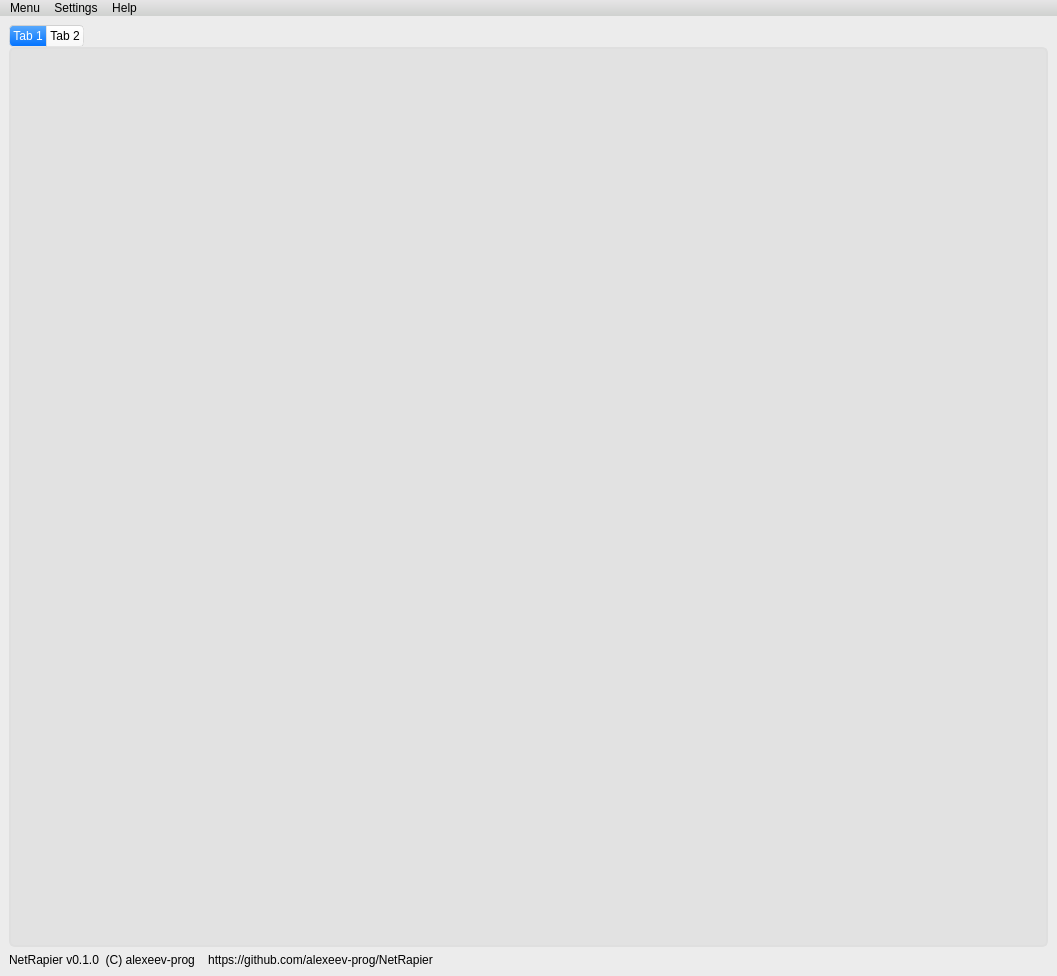
<?xml version="1.0" encoding="UTF-8"?>
<ui version="4.0">
 <class>MainWindow</class>
 <widget class="QMainWindow" name="MainWindow">
  <property name="geometry">
   <rect>
    <x>0</x>
    <y>0</y>
    <width>1057</width>
    <height>976</height>
   </rect>
  </property>
  <property name="windowTitle">
   <string>MainWindow</string>
  </property>
  <property name="styleSheet">
   <string notr="true">/*
Aqua Style Sheet for QT Applications
Author: Jaime A. Quiroga P.
Company: GTRONICK
Last updated: 22/01/2019, 07:55.
Available at: https://github.com/GTRONICK/QSS/blob/master/Aqua.qss
*/
QMainWindow {
	background-color:#ececec;
}
QTextEdit {
	border-width: 1px;
	border-style: solid;
	border-color: qlineargradient(spread:pad, x1:0.5, y1:1, x2:0.5, y2:0, stop:0 rgba(0, 113, 255, 255), stop:1 rgba(91, 171, 252, 255));
}
QPlainTextEdit {
	border-width: 1px;
	border-style: solid;
	border-color: qlineargradient(spread:pad, x1:0.5, y1:1, x2:0.5, y2:0, stop:0 rgba(0, 113, 255, 255), stop:1 rgba(91, 171, 252, 255));
}
QToolButton {
	border-style: solid;
	border-top-color: qlineargradient(spread:pad, x1:0.5, y1:1, x2:0.5, y2:0, stop:0 rgb(215, 215, 215), stop:1 rgb(222, 222, 222));
	border-right-color: qlineargradient(spread:pad, x1:0, y1:0.5, x2:1, y2:0.5, stop:0 rgb(217, 217, 217), stop:1 rgb(227, 227, 227));
	border-left-color: qlineargradient(spread:pad, x1:0, y1:0.5, x2:1, y2:0.5, stop:0 rgb(227, 227, 227), stop:1 rgb(217, 217, 217));
	border-bottom-color: qlineargradient(spread:pad, x1:0.5, y1:1, x2:0.5, y2:0, stop:0 rgb(215, 215, 215), stop:1 rgb(222, 222, 222));
	border-width: 1px;
	border-radius: 5px;
	color: rgb(0,0,0);
	padding: 2px;
	background-color: rgb(255,255,255);
}
QToolButton:hover{
	border-style: solid;
	border-top-color: qlineargradient(spread:pad, x1:0.5, y1:1, x2:0.5, y2:0, stop:0 rgb(195, 195, 195), stop:1 rgb(222, 222, 222));
	border-right-color: qlineargradient(spread:pad, x1:0, y1:0.5, x2:1, y2:0.5, stop:0 rgb(197, 197, 197), stop:1 rgb(227, 227, 227));
	border-left-color: qlineargradient(spread:pad, x1:0, y1:0.5, x2:1, y2:0.5, stop:0 rgb(227, 227, 227), stop:1 rgb(197, 197, 197));
	border-bottom-color: qlineargradient(spread:pad, x1:0.5, y1:1, x2:0.5, y2:0, stop:0 rgb(195, 195, 195), stop:1 rgb(222, 222, 222));
	border-width: 1px;
	border-radius: 5px;
	color: rgb(0,0,0);
	padding: 2px;
	background-color: rgb(255,255,255);
}
QToolButton:pressed{
	border-style: solid;
	border-top-color: qlineargradient(spread:pad, x1:0.5, y1:1, x2:0.5, y2:0, stop:0 rgb(215, 215, 215), stop:1 rgb(222, 222, 222));
	border-right-color: qlineargradient(spread:pad, x1:0, y1:0.5, x2:1, y2:0.5, stop:0 rgb(217, 217, 217), stop:1 rgb(227, 227, 227));
	border-left-color: qlineargradient(spread:pad, x1:0, y1:0.5, x2:1, y2:0.5, stop:0 rgb(227, 227, 227), stop:1 rgb(217, 217, 217));
	border-bottom-color: qlineargradient(spread:pad, x1:0.5, y1:1, x2:0.5, y2:0, stop:0 rgb(215, 215, 215), stop:1 rgb(222, 222, 222));
	border-width: 1px;
	border-radius: 5px;
	color: rgb(0,0,0);
	padding: 2px;
	background-color: rgb(142,142,142);
}
QPushButton{
	border-style: solid;
	border-top-color: qlineargradient(spread:pad, x1:0.5, y1:1, x2:0.5, y2:0, stop:0 rgb(215, 215, 215), stop:1 rgb(222, 222, 222));
	border-right-color: qlineargradient(spread:pad, x1:0, y1:0.5, x2:1, y2:0.5, stop:0 rgb(217, 217, 217), stop:1 rgb(227, 227, 227));
	border-left-color: qlineargradient(spread:pad, x1:0, y1:0.5, x2:1, y2:0.5, stop:0 rgb(227, 227, 227), stop:1 rgb(217, 217, 217));
	border-bottom-color: qlineargradient(spread:pad, x1:0.5, y1:1, x2:0.5, y2:0, stop:0 rgb(215, 215, 215), stop:1 rgb(222, 222, 222));
	border-width: 1px;
	border-radius: 5px;
	color: rgb(0,0,0);
	padding: 2px;
	background-color: rgb(255,255,255);
}
QPushButton::default{
	border-style: solid;
	border-top-color: qlineargradient(spread:pad, x1:0.5, y1:1, x2:0.5, y2:0, stop:0 rgb(215, 215, 215), stop:1 rgb(222, 222, 222));
	border-right-color: qlineargradient(spread:pad, x1:0, y1:0.5, x2:1, y2:0.5, stop:0 rgb(217, 217, 217), stop:1 rgb(227, 227, 227));
	border-left-color: qlineargradient(spread:pad, x1:0, y1:0.5, x2:1, y2:0.5, stop:0 rgb(227, 227, 227), stop:1 rgb(217, 217, 217));
	border-bottom-color: qlineargradient(spread:pad, x1:0.5, y1:1, x2:0.5, y2:0, stop:0 rgb(215, 215, 215), stop:1 rgb(222, 222, 222));
	border-width: 1px;
	border-radius: 5px;
	color: rgb(0,0,0);
	padding: 2px;
	background-color: rgb(255,255,255);
}
QPushButton:hover{
	border-style: solid;
	border-top-color: qlineargradient(spread:pad, x1:0.5, y1:1, x2:0.5, y2:0, stop:0 rgb(195, 195, 195), stop:1 rgb(222, 222, 222));
	border-right-color: qlineargradient(spread:pad, x1:0, y1:0.5, x2:1, y2:0.5, stop:0 rgb(197, 197, 197), stop:1 rgb(227, 227, 227));
	border-left-color: qlineargradient(spread:pad, x1:0, y1:0.5, x2:1, y2:0.5, stop:0 rgb(227, 227, 227), stop:1 rgb(197, 197, 197));
	border-bottom-color: qlineargradient(spread:pad, x1:0.5, y1:1, x2:0.5, y2:0, stop:0 rgb(195, 195, 195), stop:1 rgb(222, 222, 222));
	border-width: 1px;
	border-radius: 5px;
	color: rgb(0,0,0);
	padding: 2px;
	background-color: rgb(255,255,255);
}
QPushButton:pressed{
	border-style: solid;
	border-top-color: qlineargradient(spread:pad, x1:0.5, y1:1, x2:0.5, y2:0, stop:0 rgb(215, 215, 215), stop:1 rgb(222, 222, 222));
	border-right-color: qlineargradient(spread:pad, x1:0, y1:0.5, x2:1, y2:0.5, stop:0 rgb(217, 217, 217), stop:1 rgb(227, 227, 227));
	border-left-color: qlineargradient(spread:pad, x1:0, y1:0.5, x2:1, y2:0.5, stop:0 rgb(227, 227, 227), stop:1 rgb(217, 217, 217));
	border-bottom-color: qlineargradient(spread:pad, x1:0.5, y1:1, x2:0.5, y2:0, stop:0 rgb(215, 215, 215), stop:1 rgb(222, 222, 222));
	border-width: 1px;
	border-radius: 5px;
	color: rgb(0,0,0);
	padding: 2px;
	background-color: rgb(142,142,142);
}
QPushButton:disabled{
	border-style: solid;
	border-top-color: qlineargradient(spread:pad, x1:0.5, y1:1, x2:0.5, y2:0, stop:0 rgb(215, 215, 215), stop:1 rgb(222, 222, 222));
	border-right-color: qlineargradient(spread:pad, x1:0, y1:0.5, x2:1, y2:0.5, stop:0 rgb(217, 217, 217), stop:1 rgb(227, 227, 227));
	border-left-color: qlineargradient(spread:pad, x1:0, y1:0.5, x2:1, y2:0.5, stop:0 rgb(227, 227, 227), stop:1 rgb(217, 217, 217));
	border-bottom-color: qlineargradient(spread:pad, x1:0.5, y1:1, x2:0.5, y2:0, stop:0 rgb(215, 215, 215), stop:1 rgb(222, 222, 222));
	border-width: 1px;
	border-radius: 5px;
	color: #808086;
	padding: 2px;
	background-color: rgb(142,142,142);
}
QLineEdit {
	border-width: 1px; border-radius: 4px;
	border-style: solid;
	border-color: qlineargradient(spread:pad, x1:0.5, y1:1, x2:0.5, y2:0, stop:0 rgba(0, 113, 255, 255), stop:1 rgba(91, 171, 252, 255));
}
QLabel {
	color: #000000;
}
QLCDNumber {
	color: rgb(0, 113, 255, 255);
}
QProgressBar {
	text-align: center;
	color: rgb(240, 240, 240);
	border-width: 1px; 
	border-radius: 10px;
	border-color: rgb(230, 230, 230);
	border-style: solid;
	background-color:rgb(207,207,207);
}
QProgressBar::chunk {
	background-color: qlineargradient(spread:pad, x1:0.5, y1:1, x2:0.5, y2:0, stop:0 rgba(49, 147, 250, 255), stop:1 rgba(34, 142, 255, 255));
	border-radius: 10px;
}
QMenuBar {
	background-color: qlineargradient(spread:pad, x1:0.5, y1:1, x2:0.5, y2:0, stop:0 rgba(207, 209, 207, 255), stop:1 rgba(230, 229, 230, 255));
}
QMenuBar::item {
	color: #000000;
  	spacing: 3px;
  	padding: 1px 4px;
	background-color: qlineargradient(spread:pad, x1:0.5, y1:1, x2:0.5, y2:0, stop:0 rgba(207, 209, 207, 255), stop:1 rgba(230, 229, 230, 255));
}

QMenuBar::item:selected {
  	background-color: qlineargradient(spread:pad, x1:0.5, y1:1, x2:0.5, y2:0, stop:0 rgba(0, 113, 255, 255), stop:1 rgba(91, 171, 252, 255));
	color: #FFFFFF;
}
QMenu::item:selected {
	border-style: solid;
	border-top-color: transparent;
	border-right-color: transparent;
	border-left-color: qlineargradient(spread:pad, x1:0.5, y1:1, x2:0.5, y2:0, stop:0 rgba(0, 113, 255, 255), stop:1 rgba(91, 171, 252, 255));
	border-bottom-color: transparent;
	border-left-width: 2px;
	color: #000000;
	padding-left:15px;
	padding-top:4px;
	padding-bottom:4px;
	padding-right:7px;
}
QMenu::item {
	border-style: solid;
	border-top-color: transparent;
	border-right-color: transparent;
	border-left-color: transparent;
	border-bottom-color: transparent;
	border-bottom-width: 1px;
	color: #000000;
	padding-left:17px;
	padding-top:4px;
	padding-bottom:4px;
	padding-right:7px;
}
QTabWidget {
	color:rgb(0,0,0);
	background-color:#000000;
}
QTabWidget::pane {
		border-color: rgb(223,223,223);
		background-color:rgb(226,226,226);
		border-style: solid;
		border-width: 2px;
    	border-radius: 6px;
}
QTabBar::tab:first {
	border-style: solid;
	border-left-width:1px;
	border-right-width:0px;
	border-top-width:1px;
	border-bottom-width:1px;
	border-top-color: rgb(209,209,209);
	border-left-color: qlineargradient(spread:pad, x1:0.5, y1:1, x2:0.5, y2:0, stop:0 rgba(209, 209, 209, 209), stop:1 rgba(229, 229, 229, 229));
	border-bottom-color: rgb(229,229,229);
	border-top-left-radius: 4px;
	border-bottom-left-radius: 4px;
	color: #000000;
	padding: 3px;
	margin-left:0px;
	background-color: qlineargradient(spread:pad, x1:0.5, y1:1, x2:0.5, y2:0, stop:0 rgba(247, 247, 247, 255), stop:1 rgba(255, 255, 255, 255));
}
QTabBar::tab:last {
	border-style: solid;
	border-width:1px;
	border-top-color: rgb(209,209,209);
	border-left-color: qlineargradient(spread:pad, x1:0.5, y1:1, x2:0.5, y2:0, stop:0 rgba(209, 209, 209, 209), stop:1 rgba(229, 229, 229, 229));
	border-right-color: qlineargradient(spread:pad, x1:0.5, y1:1, x2:0.5, y2:0, stop:0 rgba(209, 209, 209, 209), stop:1 rgba(229, 229, 229, 229));
	border-bottom-color: rgb(229,229,229);
	border-top-right-radius: 4px;
	border-bottom-right-radius: 4px;
	color: #000000;
	padding: 3px;
	margin-left:0px;
	background-color: qlineargradient(spread:pad, x1:0.5, y1:1, x2:0.5, y2:0, stop:0 rgba(247, 247, 247, 255), stop:1 rgba(255, 255, 255, 255));
}
QTabBar::tab {
	border-style: solid;
	border-top-width:1px;
	border-bottom-width:1px;
	border-left-width:1px;
	border-top-color: rgb(209,209,209);
	border-left-color: qlineargradient(spread:pad, x1:0.5, y1:1, x2:0.5, y2:0, stop:0 rgba(209, 209, 209, 209), stop:1 rgba(229, 229, 229, 229));
	border-bottom-color: rgb(229,229,229);
	color: #000000;
	padding: 3px;
	margin-left:0px;
	background-color: qlineargradient(spread:pad, x1:0.5, y1:1, x2:0.5, y2:0, stop:0 rgba(247, 247, 247, 255), stop:1 rgba(255, 255, 255, 255));
}
QTabBar::tab:selected, QTabBar::tab:last:selected, QTabBar::tab:hover {
  	border-style: solid;
  	border-left-width:1px;
	border-right-color: transparent;
	border-top-color: rgb(209,209,209);
	border-left-color: qlineargradient(spread:pad, x1:0.5, y1:1, x2:0.5, y2:0, stop:0 rgba(209, 209, 209, 209), stop:1 rgba(229, 229, 229, 229));
	border-bottom-color: rgb(229,229,229);
	color: #FFFFFF;
	padding: 3px;
	margin-left:0px;
	background-color: qlineargradient(spread:pad, x1:0.5, y1:1, x2:0.5, y2:0, stop:0 rgba(0, 113, 255, 255), stop:1 rgba(91, 171, 252, 255));
}

QTabBar::tab:selected, QTabBar::tab:first:selected, QTabBar::tab:hover {
  	border-style: solid;
  	border-left-width:1px;
  	border-bottom-width:1px;
  	border-top-width:1px;
	border-right-color: transparent;
	border-top-color: rgb(209,209,209);
	border-left-color: qlineargradient(spread:pad, x1:0.5, y1:1, x2:0.5, y2:0, stop:0 rgba(209, 209, 209, 209), stop:1 rgba(229, 229, 229, 229));
	border-bottom-color: rgb(229,229,229);
	color: #FFFFFF;
	padding: 3px;
	margin-left:0px;
	background-color: qlineargradient(spread:pad, x1:0.5, y1:1, x2:0.5, y2:0, stop:0 rgba(0, 113, 255, 255), stop:1 rgba(91, 171, 252, 255));
}

QCheckBox {
	color: #000000;
	padding: 2px;
}
QCheckBox:disabled {
	color: #808086;
	padding: 2px;
}

QCheckBox:hover {
	border-radius:4px;
	border-style:solid;
	padding-left: 1px;
	padding-right: 1px;
	padding-bottom: 1px;
	padding-top: 1px;
	border-width:1px;
	border-color: transparent;
}
QCheckBox::indicator:checked {

	height: 10px;
	width: 10px;
	border-style:solid;
	border-width: 1px;
	border-color: qlineargradient(spread:pad, x1:0.5, y1:1, x2:0.5, y2:0, stop:0 rgba(0, 113, 255, 255), stop:1 rgba(91, 171, 252, 255));
	color: #000000;
	background-color: qlineargradient(spread:pad, x1:0.5, y1:1, x2:0.5, y2:0, stop:0 rgba(0, 113, 255, 255), stop:1 rgba(91, 171, 252, 255));
}
QCheckBox::indicator:unchecked {

	height: 10px;
	width: 10px;
	border-style:solid;
	border-width: 1px;
	border-color: qlineargradient(spread:pad, x1:0.5, y1:1, x2:0.5, y2:0, stop:0 rgba(0, 113, 255, 255), stop:1 rgba(91, 171, 252, 255));
	color: #000000;
}
QRadioButton {
	color: 000000;
	padding: 1px;
}
QRadioButton::indicator:checked {
	height: 10px;
	width: 10px;
	border-style:solid;
	border-radius:5px;
	border-width: 1px;
	border-color: qlineargradient(spread:pad, x1:0.5, y1:1, x2:0.5, y2:0, stop:0 rgba(0, 113, 255, 255), stop:1 rgba(91, 171, 252, 255));
	color: #a9b7c6;
	background-color: qlineargradient(spread:pad, x1:0.5, y1:1, x2:0.5, y2:0, stop:0 rgba(0, 113, 255, 255), stop:1 rgba(91, 171, 252, 255));
}
QRadioButton::indicator:!checked {
	height: 10px;
	width: 10px;
	border-style:solid;
	border-radius:5px;
	border-width: 1px;
	border-color: qlineargradient(spread:pad, x1:0.5, y1:1, x2:0.5, y2:0, stop:0 rgba(0, 113, 255, 255), stop:1 rgba(91, 171, 252, 255));
	color: #a9b7c6;
	background-color: transparent;
}
QStatusBar {
	color:#027f7f;
}
QSpinBox {
	border-style: solid;
	border-width: 1px;
	border-color: qlineargradient(spread:pad, x1:0.5, y1:1, x2:0.5, y2:0, stop:0 rgba(0, 113, 255, 255), stop:1 rgba(91, 171, 252, 255));
}
QDoubleSpinBox {
	border-style: solid;
	border-width: 1px;
	border-color: qlineargradient(spread:pad, x1:0.5, y1:1, x2:0.5, y2:0, stop:0 rgba(0, 113, 255, 255), stop:1 rgba(91, 171, 252, 255));
}
QTimeEdit {
	border-style: solid;
	border-width: 1px;
	border-color: qlineargradient(spread:pad, x1:0.5, y1:1, x2:0.5, y2:0, stop:0 rgba(0, 113, 255, 255), stop:1 rgba(91, 171, 252, 255));
}
QDateTimeEdit {
	border-style: solid;
	border-width: 1px;
	border-color: qlineargradient(spread:pad, x1:0.5, y1:1, x2:0.5, y2:0, stop:0 rgba(0, 113, 255, 255), stop:1 rgba(91, 171, 252, 255));
}
QDateEdit {
	border-style: solid;
	border-width: 1px;
	border-color: qlineargradient(spread:pad, x1:0.5, y1:1, x2:0.5, y2:0, stop:0 rgba(0, 113, 255, 255), stop:1 rgba(91, 171, 252, 255));
}

QToolBox {
	color: #a9b7c6;
	background-color:#000000;
}
QToolBox::tab {
	color: #a9b7c6;
	background-color:#000000;
}
QToolBox::tab:selected {
	color: #FFFFFF;
	background-color:#000000;
}
QScrollArea {
	color: #FFFFFF;
	background-color:#000000;
}
QSlider::groove:horizontal {
	height: 5px;
	background-color: qlineargradient(spread:pad, x1:0.5, y1:1, x2:0.5, y2:0, stop:0 rgba(49, 147, 250, 255), stop:1 rgba(34, 142, 255, 255));
}
QSlider::groove:vertical {
	width: 5px;
	background-color: qlineargradient(spread:pad, x1:0.5, y1:1, x2:0.5, y2:0, stop:0 rgba(49, 147, 250, 255), stop:1 rgba(34, 142, 255, 255));
}
QSlider::handle:horizontal {
	background: rgb(253,253,253);
	border-style: solid;
	border-width: 1px;
	border-color: rgb(207,207,207);
	width: 12px;
	margin: -5px 0;
	border-radius: 7px;
}
QSlider::handle:vertical {
	background: rgb(253,253,253);
	border-style: solid;
	border-width: 1px;
	border-color: rgb(207,207,207);
	height: 12px;
	margin: 0 -5px;
	border-radius: 7px;
}
QSlider::add-page:horizontal {
    background: rgb(181,181,181);
}
QSlider::add-page:vertical {
    background: rgb(181,181,181);
}
QSlider::sub-page:horizontal {
    background-color: qlineargradient(spread:pad, x1:0.5, y1:1, x2:0.5, y2:0, stop:0 rgba(49, 147, 250, 255), stop:1 rgba(34, 142, 255, 255));
}
QSlider::sub-page:vertical {
    background-color: qlineargradient(spread:pad, y1:0.5, x1:1, y2:0.5, x2:0, stop:0 rgba(49, 147, 250, 255), stop:1 rgba(34, 142, 255, 255));
}
QScrollBar:horizontal {
	max-height: 20px;
	border: 1px transparent grey;
	margin: 0px 20px 0px 20px;
}
QScrollBar:vertical {
	max-width: 20px;
	border: 1px transparent grey;
	margin: 20px 0px 20px 0px;
}
QScrollBar::handle:horizontal {
	background: rgb(253,253,253);
	border-style: solid;
	border-width: 1px;
	border-color: rgb(207,207,207);
	border-radius: 7px;
	min-width: 25px;
}
QScrollBar::handle:horizontal:hover {
	background: rgb(253,253,253);
	border-style: solid;
	border-width: 1px;
	border-color: rgb(147, 200, 200);
	border-radius: 7px;
	min-width: 25px;
}
QScrollBar::handle:vertical {
	background: rgb(253,253,253);
	border-style: solid;
	border-width: 1px;
	border-color: rgb(207,207,207);
	border-radius: 7px;
	min-height: 25px;
}
QScrollBar::handle:vertical:hover {
	background: rgb(253,253,253);
	border-style: solid;
	border-width: 1px;
	border-color: rgb(147, 200, 200);
	border-radius: 7px;
	min-height: 25px;
}
QScrollBar::add-line:horizontal {
   border: 2px transparent grey;
   border-top-right-radius: 7px;
   border-bottom-right-radius: 7px;
   background: rgba(34, 142, 255, 255);
   width: 20px;
   subcontrol-position: right;
   subcontrol-origin: margin;
}
QScrollBar::add-line:horizontal:pressed {
   border: 2px transparent grey;
   border-top-right-radius: 7px;
   border-bottom-right-radius: 7px;
   background: rgb(181,181,181);
   width: 20px;
   subcontrol-position: right;
   subcontrol-origin: margin;
}
QScrollBar::add-line:vertical {
   border: 2px transparent grey;
   border-bottom-left-radius: 7px;
   border-bottom-right-radius: 7px;
   background: rgba(34, 142, 255, 255);
   height: 20px;
   subcontrol-position: bottom;
   subcontrol-origin: margin;
}
QScrollBar::add-line:vertical:pressed {
   border: 2px transparent grey;
   border-bottom-left-radius: 7px;
   border-bottom-right-radius: 7px;
   background: rgb(181,181,181);
   height: 20px;
   subcontrol-position: bottom;
   subcontrol-origin: margin;
}
QScrollBar::sub-line:horizontal {
   border: 2px transparent grey;
   border-top-left-radius: 7px;
   border-bottom-left-radius: 7px;
   background: rgba(34, 142, 255, 255);
   width: 20px;
   subcontrol-position: left;
   subcontrol-origin: margin;
}
QScrollBar::sub-line:horizontal:pressed {
   border: 2px transparent grey;
   border-top-left-radius: 7px;
   border-bottom-left-radius: 7px;
   background: rgb(181,181,181);
   width: 20px;
   subcontrol-position: left;
   subcontrol-origin: margin;
}
QScrollBar::sub-line:vertical {
   border: 2px transparent grey;
   border-top-left-radius: 7px;
   border-top-right-radius: 7px;
   background: rgba(34, 142, 255, 255);
   height: 20px;
   subcontrol-position: top;
   subcontrol-origin: margin;
}
QScrollBar::sub-line:vertical:pressed {
   border: 2px transparent grey;
   border-top-left-radius: 7px;
   border-top-right-radius: 7px;
   background: rgb(181,181,181);
   height: 20px;
   subcontrol-position: top;
   subcontrol-origin: margin;
}
QScrollBar::left-arrow:horizontal {
   border: 1px transparent grey;
   border-top-left-radius: 3px;
   border-bottom-left-radius: 3px;
   width: 6px;
   height: 6px;
   background: white;
}
QScrollBar::right-arrow:horizontal {
   border: 1px transparent grey;
   border-top-right-radius: 3px;
   border-bottom-right-radius: 3px;
   width: 6px;
   height: 6px;
   background: white;
}
QScrollBar::up-arrow:vertical {
   border: 1px transparent grey;
   border-top-left-radius: 3px;
   border-top-right-radius: 3px;
   width: 6px;
   height: 6px;
   background: white;
}
QScrollBar::down-arrow:vertical {
   border: 1px transparent grey;
   border-bottom-left-radius: 3px;
   border-bottom-right-radius: 3px;
   width: 6px;
   height: 6px;
   background: white;
}
QScrollBar::add-page:horizontal, QScrollBar::sub-page:horizontal {
   background: none;
}
QScrollBar::add-page:vertical, QScrollBar::sub-page:vertical {
   background: none;
}</string>
  </property>
  <widget class="QWidget" name="centralwidget">
   <layout class="QVBoxLayout" name="verticalLayout">
    <item>
     <widget class="QTabWidget" name="tabWidget">
      <widget class="QWidget" name="tab">
       <attribute name="title">
        <string>Tab 1</string>
       </attribute>
      </widget>
      <widget class="QWidget" name="tab_2">
       <attribute name="title">
        <string>Tab 2</string>
       </attribute>
      </widget>
     </widget>
    </item>
    <item>
     <widget class="QLabel" name="label">
      <property name="text">
       <string>NetRapier v0.1.0  (C) alexeev-prog    https://github.com/alexeev-prog/NetRapier</string>
      </property>
     </widget>
    </item>
   </layout>
  </widget>
  <widget class="QMenuBar" name="menubar">
   <property name="geometry">
    <rect>
     <x>0</x>
     <y>0</y>
     <width>1057</width>
     <height>18</height>
    </rect>
   </property>
   <widget class="QMenu" name="menuMenu">
    <property name="title">
     <string>Menu</string>
    </property>
    <addaction name="actionSave_docx_report"/>
    <addaction name="actionSave_csv_report"/>
    <addaction name="actionExit"/>
   </widget>
   <widget class="QMenu" name="menuSettings">
    <property name="title">
     <string>Settings</string>
    </property>
   </widget>
   <widget class="QMenu" name="menuHelp">
    <property name="title">
     <string>Help</string>
    </property>
    <addaction name="actionAbout"/>
    <addaction name="actionLicense"/>
   </widget>
   <addaction name="menuMenu"/>
   <addaction name="menuSettings"/>
   <addaction name="menuHelp"/>
  </widget>
  <action name="actionSave_docx_report">
   <property name="text">
    <string>Save docx report</string>
   </property>
  </action>
  <action name="actionSave_csv_report">
   <property name="text">
    <string>Save csv report</string>
   </property>
  </action>
  <action name="actionExit">
   <property name="text">
    <string>Exit</string>
   </property>
  </action>
  <action name="actionAbout">
   <property name="text">
    <string>About</string>
   </property>
  </action>
  <action name="actionLicense">
   <property name="text">
    <string>License</string>
   </property>
  </action>
 </widget>
 <resources/>
 <connections/>
</ui>
